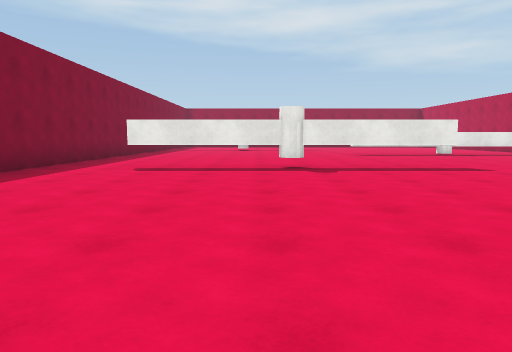
[1] (above)

17 first-person views from a walk through a scene from a Unity 3-D project. The camera is 1.2 m above the floor, tilts 6° down and sees 70° across. The floor is counted in squares, 2 m on a side. Each view is taken from the middle of a square. On the plan, view 1 faces up. The plan holds only what a view shows up to about 10 squares ahead; the rest is blank. The player is left out. Surface patterns are stand-ins for the level's own textures.

[2]
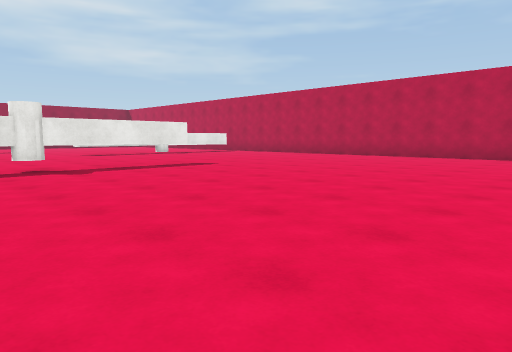

[3]
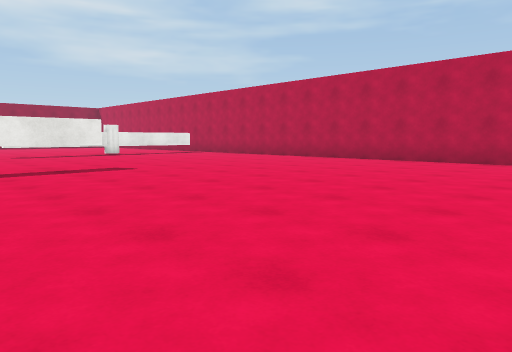

[4]
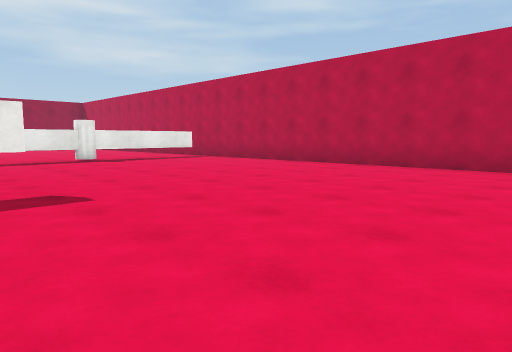

[5]
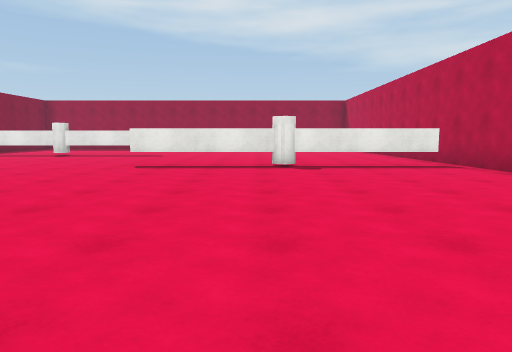

[6]
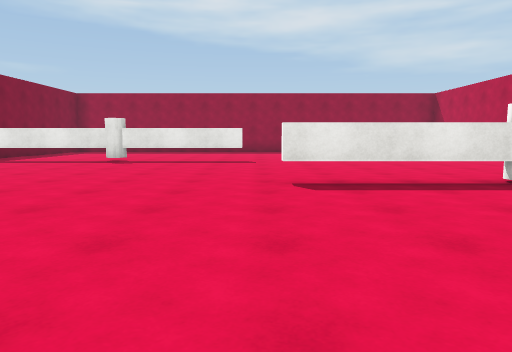

[7]
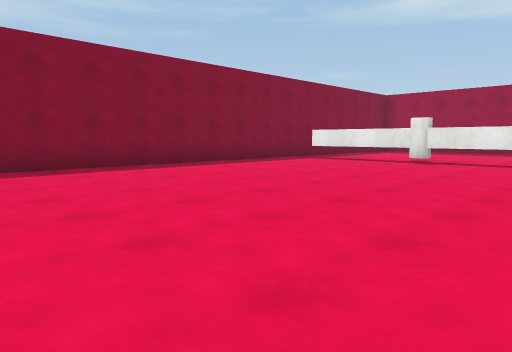

[8]
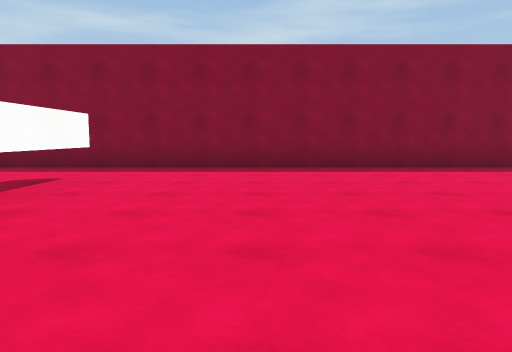

[9]
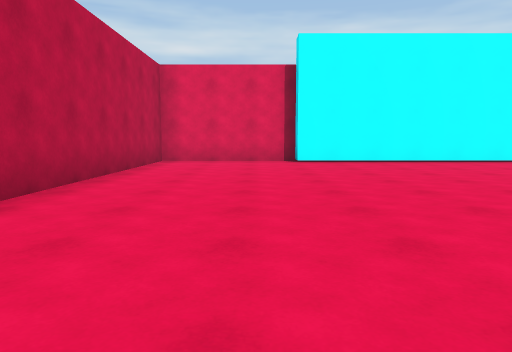

[10]
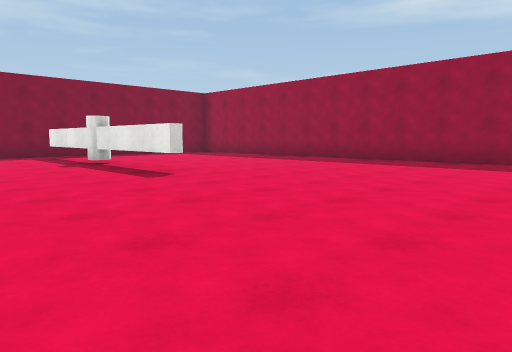

[11]
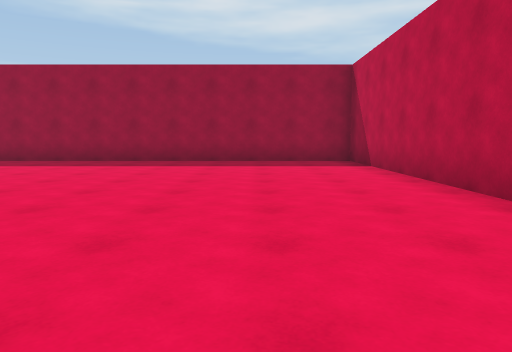

[12]
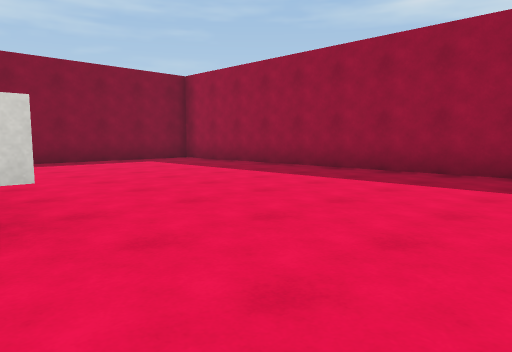

[13]
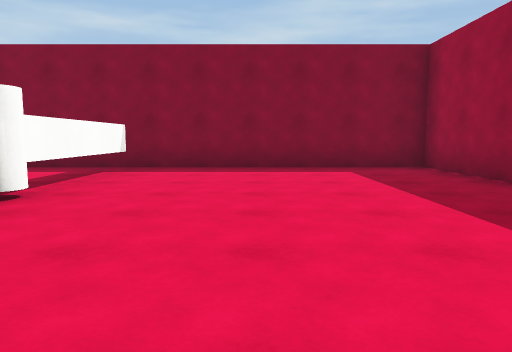

[14]
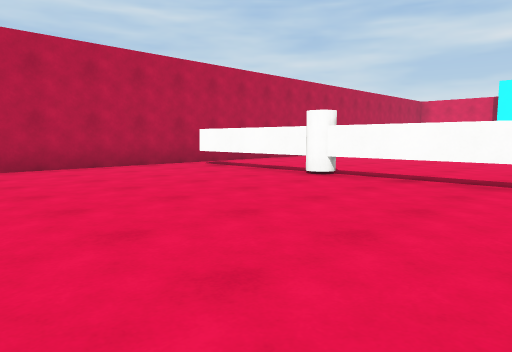

[15]
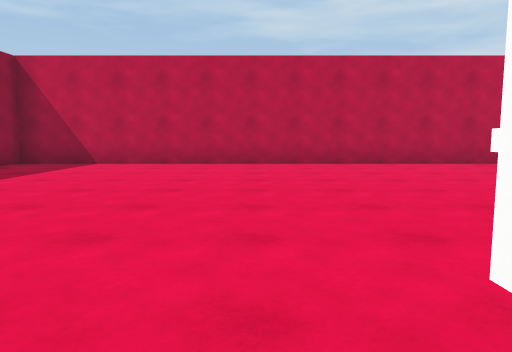

[16]
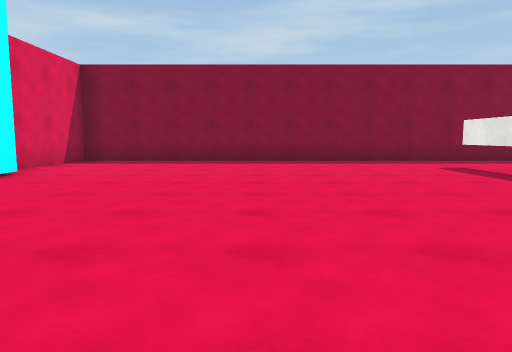

[17]
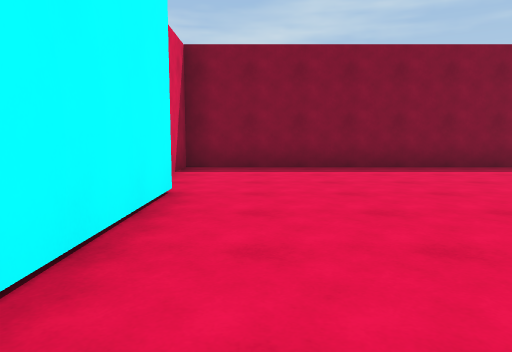

### Floor plan
Key: @ floor where view 1 was taken; # wall or solid block; . floor; T thing the floor can be seen under or through; C cylinder.
Columns run from 5 left of view 1 to 11 right of it. Each row starts with its distance up from view 1.
 24 #################
 23 #...............#
 22 #...............#
 21 #...............#
 20 #...............#
 19 #...............#
 18 #...C...........#
 17 #.TTTTTT........#
 16 #...............#
 15 #...............#
 14 #...............#
 13 #........TTTCTT.#
 12 #...............#
 11 #...............#
 10 #...............#
  9 #...............#
  8 #...............#
  7 #..TTTCTT.......#
  6 #...............#
  5 #...............#
  4 #...............#
  3 #...............#
  2 #...............#
  1 #...............#
  0 #....@..........#
 -1 #...#########...#
 -2 #####       #####

Positions as (right, up) in squares from view 1, and headings:
1: (0, 0), facing up
2: (-1, 0), facing up-right
3: (1, 0), facing up-right
4: (3, 3), facing up-right
5: (6, 5), facing up
6: (3, 8), facing up
7: (3, 8), facing up-left
8: (3, 10), facing left
9: (8, 8), facing down
10: (8, 14), facing up-left
11: (8, 14), facing up
12: (5, 17), facing up-left
13: (3, 20), facing left
14: (3, 18), facing down-right
15: (2, 18), facing right
16: (5, 3), facing left
17: (3, 0), facing left
